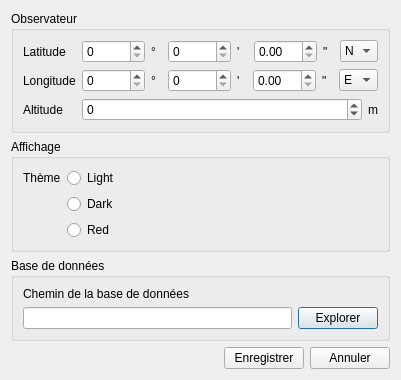
<?xml version="1.0" encoding="UTF-8"?>
<ui version="4.0">
 <class>SettingDialog</class>
 <widget class="QDialog" name="SettingDialog">
  <property name="geometry">
   <rect>
    <x>0</x>
    <y>0</y>
    <width>401</width>
    <height>355</height>
   </rect>
  </property>
  <property name="sizePolicy">
   <sizepolicy hsizetype="Fixed" vsizetype="Fixed">
    <horstretch>0</horstretch>
    <verstretch>0</verstretch>
   </sizepolicy>
  </property>
  <property name="windowTitle">
   <string>Paramètres</string>
  </property>
  <property name="windowIcon">
   <iconset resource="../ressources.qrc">
    <normaloff>:/Ressources/icons/icons8-settings-96.png</normaloff>:/Ressources/icons/icons8-settings-96.png</iconset>
  </property>
  <layout class="QVBoxLayout" name="verticalLayout" stretch="0,1,0,0">
   <item>
    <widget class="QGroupBox" name="groupBox">
     <property name="title">
      <string>Observateur</string>
     </property>
     <layout class="QVBoxLayout" name="verticalLayout_2">
      <item>
       <layout class="QFormLayout" name="formLayout">
        <item row="0" column="0">
         <widget class="QLabel" name="label">
          <property name="text">
           <string>Latitude</string>
          </property>
         </widget>
        </item>
        <item row="0" column="1">
         <layout class="QHBoxLayout" name="horizontalLayout_2" stretch="6,1,6,1,6,1,1">
          <item>
           <widget class="QSpinBox" name="LatDegreeSpinBox">
            <property name="maximum">
             <number>90</number>
            </property>
           </widget>
          </item>
          <item>
           <widget class="QLabel" name="label_4">
            <property name="text">
             <string>°</string>
            </property>
           </widget>
          </item>
          <item>
           <widget class="QSpinBox" name="LatMinuteSpinBox">
            <property name="maximum">
             <number>59</number>
            </property>
           </widget>
          </item>
          <item>
           <widget class="QLabel" name="label_5">
            <property name="text">
             <string>'</string>
            </property>
           </widget>
          </item>
          <item>
           <widget class="QDoubleSpinBox" name="LatSecondDoubleSpinBox">
            <property name="locale">
             <locale language="English" country="UnitedStates"/>
            </property>
            <property name="maximum">
             <double>59.990000000000002</double>
            </property>
           </widget>
          </item>
          <item>
           <widget class="QLabel" name="label_6">
            <property name="text">
             <string>&quot;</string>
            </property>
           </widget>
          </item>
          <item>
           <widget class="QComboBox" name="LatComboBox">
            <item>
             <property name="text">
              <string>N</string>
             </property>
            </item>
            <item>
             <property name="text">
              <string>S</string>
             </property>
            </item>
           </widget>
          </item>
         </layout>
        </item>
        <item row="1" column="0">
         <widget class="QLabel" name="label_2">
          <property name="text">
           <string>Longitude</string>
          </property>
         </widget>
        </item>
        <item row="1" column="1">
         <layout class="QHBoxLayout" name="horizontalLayout_3" stretch="6,1,6,1,6,1,1">
          <item>
           <widget class="QSpinBox" name="LonDegreeSpinBox">
            <property name="maximum">
             <number>180</number>
            </property>
           </widget>
          </item>
          <item>
           <widget class="QLabel" name="label_7">
            <property name="text">
             <string>°</string>
            </property>
           </widget>
          </item>
          <item>
           <widget class="QSpinBox" name="LonMinuteSpinBox">
            <property name="maximum">
             <number>59</number>
            </property>
           </widget>
          </item>
          <item>
           <widget class="QLabel" name="label_8">
            <property name="text">
             <string>'</string>
            </property>
           </widget>
          </item>
          <item>
           <widget class="QDoubleSpinBox" name="LonSecondDoubleSpinBox">
            <property name="locale">
             <locale language="English" country="UnitedStates"/>
            </property>
            <property name="maximum">
             <double>59.990000000000002</double>
            </property>
           </widget>
          </item>
          <item>
           <widget class="QLabel" name="label_9">
            <property name="text">
             <string>&quot;</string>
            </property>
           </widget>
          </item>
          <item>
           <widget class="QComboBox" name="LonComboBox">
            <item>
             <property name="text">
              <string>E</string>
             </property>
            </item>
            <item>
             <property name="text">
              <string>O</string>
             </property>
            </item>
           </widget>
          </item>
         </layout>
        </item>
        <item row="2" column="0">
         <widget class="QLabel" name="label_3">
          <property name="text">
           <string>Altitude</string>
          </property>
         </widget>
        </item>
        <item row="2" column="1">
         <layout class="QHBoxLayout" name="horizontalLayout" stretch="1,0">
          <item>
           <widget class="QSpinBox" name="AltitudeSpinBox">
            <property name="minimum">
             <number>-500</number>
            </property>
            <property name="maximum">
             <number>10000</number>
            </property>
           </widget>
          </item>
          <item>
           <widget class="QLabel" name="label_11">
            <property name="text">
             <string>m</string>
            </property>
           </widget>
          </item>
         </layout>
        </item>
       </layout>
      </item>
     </layout>
    </widget>
   </item>
   <item>
    <widget class="QGroupBox" name="groupBox_2">
     <property name="title">
      <string>Affichage</string>
     </property>
     <layout class="QFormLayout" name="formLayout_2">
      <item row="0" column="0">
       <widget class="QLabel" name="label_10">
        <property name="text">
         <string>Thème</string>
        </property>
       </widget>
      </item>
      <item row="0" column="1">
       <widget class="QRadioButton" name="LightRadioButton">
        <property name="text">
         <string>Light</string>
        </property>
       </widget>
      </item>
      <item row="1" column="1">
       <widget class="QRadioButton" name="DarkRadioButton">
        <property name="text">
         <string>Dark</string>
        </property>
       </widget>
      </item>
      <item row="2" column="1">
       <widget class="QRadioButton" name="RedRadioButton">
        <property name="text">
         <string>Red</string>
        </property>
       </widget>
      </item>
     </layout>
    </widget>
   </item>
   <item>
    <widget class="QGroupBox" name="groupBox_3">
     <property name="title">
      <string>Base de données</string>
     </property>
     <layout class="QVBoxLayout" name="verticalLayout_3">
      <item>
       <widget class="QLabel" name="label_12">
        <property name="text">
         <string>Chemin de la base de données</string>
        </property>
       </widget>
      </item>
      <item>
       <layout class="QHBoxLayout" name="horizontalLayout_5">
        <item>
         <widget class="QLineEdit" name="DBPathLineEdit"/>
        </item>
        <item>
         <widget class="QPushButton" name="DBBrowsePushButton">
          <property name="text">
           <string>Explorer</string>
          </property>
         </widget>
        </item>
       </layout>
      </item>
     </layout>
    </widget>
   </item>
   <item>
    <layout class="QHBoxLayout" name="horizontalLayout_4">
     <item>
      <spacer name="horizontalSpacer">
       <property name="orientation">
        <enum>Qt::Horizontal</enum>
       </property>
       <property name="sizeHint" stdset="0">
        <size>
         <width>40</width>
         <height>20</height>
        </size>
       </property>
      </spacer>
     </item>
     <item>
      <widget class="QPushButton" name="SavePushButton">
       <property name="text">
        <string>Enregistrer</string>
       </property>
      </widget>
     </item>
     <item>
      <widget class="QPushButton" name="CancelPushButton">
       <property name="text">
        <string>Annuler</string>
       </property>
      </widget>
     </item>
    </layout>
   </item>
  </layout>
 </widget>
 <resources>
  <include location="../ressources.qrc"/>
 </resources>
 <connections/>
</ui>
